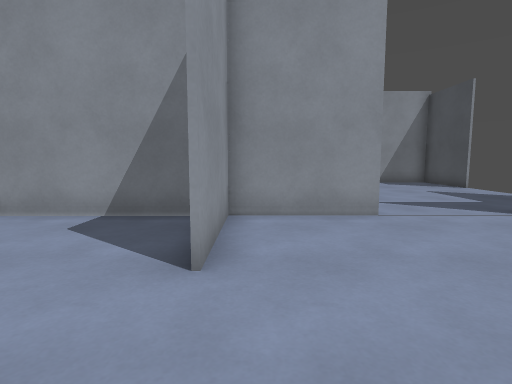
view 1 (above)

15 first-person views from a walk through a level from a Godot 3-D game. The camera is 1.2 m above the floor, tilts 6° down and sees 80° across. Doors that lead somewhere are drawn open, without their leaves. The floor is counted in squares, 1 m on a side. Each view is taken from the middle of a square. On the plan, view 1 faces up. The plan holds only what a view shows up to about 13 squares ahead; the rest is blank. The place goes on beyond the plan. Surface patterns are stand-ins for the level's own textures.

view 2
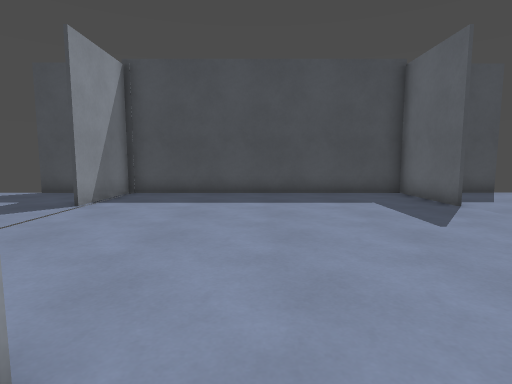

view 3
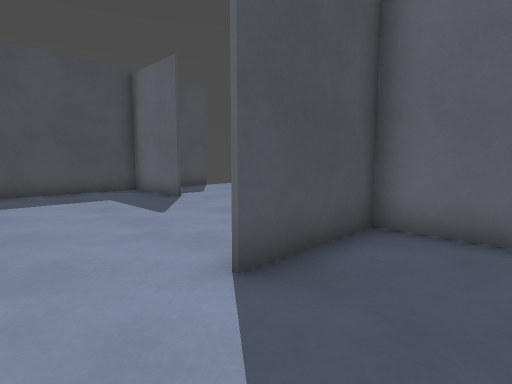

view 4
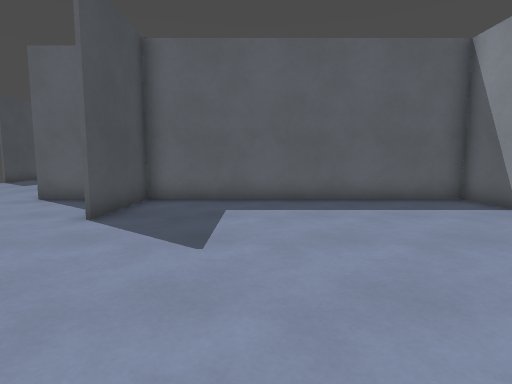

view 5
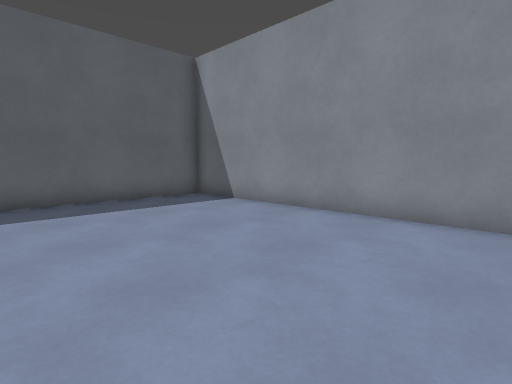

view 6
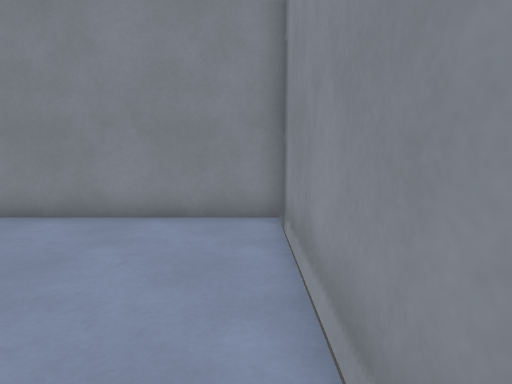

view 7
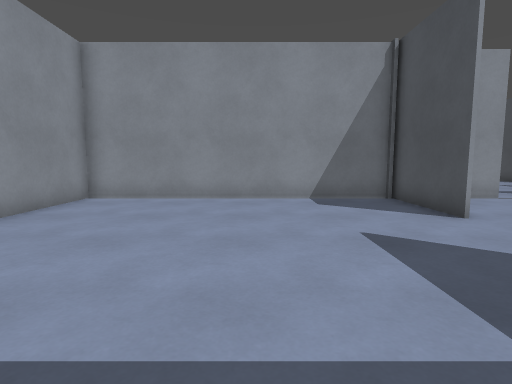

view 8
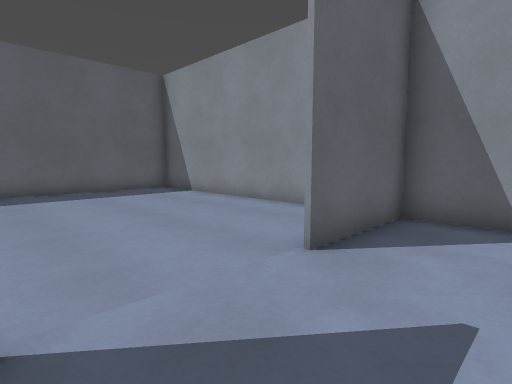

view 9
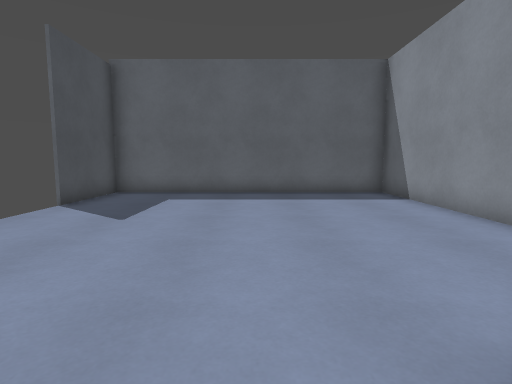

view 10
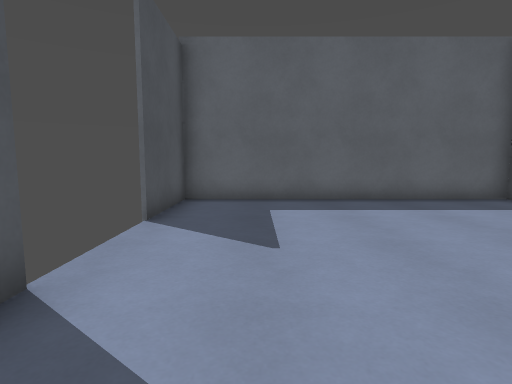

view 11
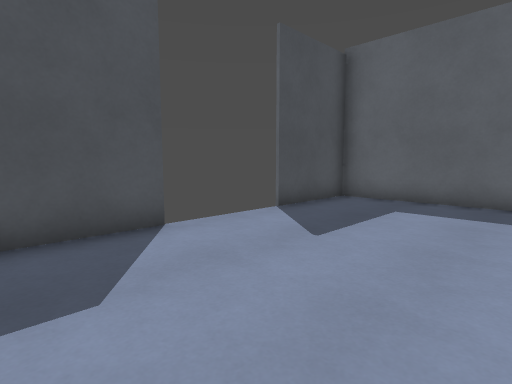

view 12
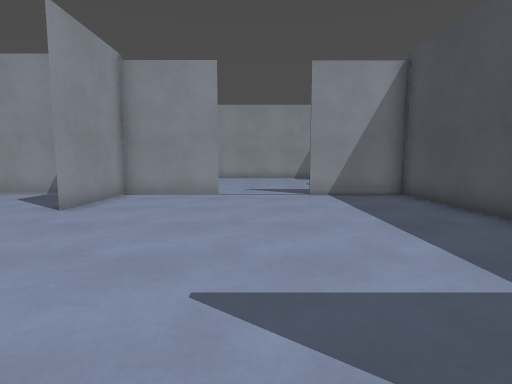

view 13
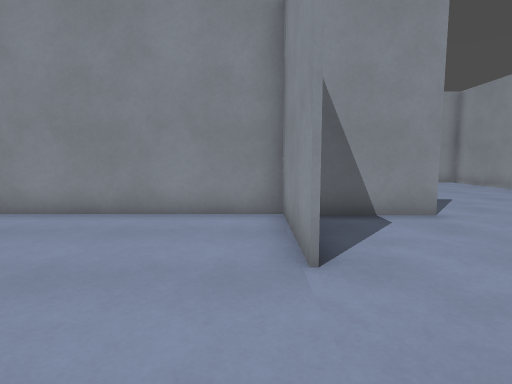

view 14
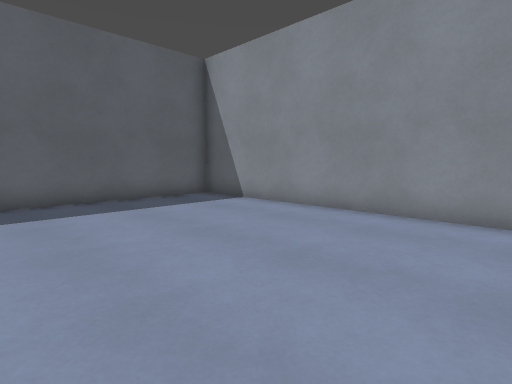

view 15
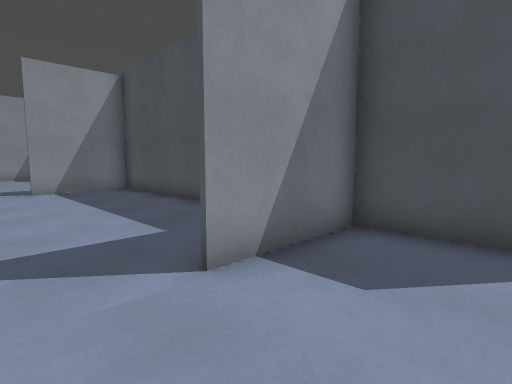

### Floor plan
Points are (right, up) in squares from view 1. A wall is a line through its corners. A room is listed if a view was taken in it or the views show most of it. See-through windows are left out.
Room 1 (views 1, 8, 9)
walls: (2.8, 6.6) (-0.7, 6.6) (-0.7, 3.1); (-0.7, 0) (-0.7, -3); (5.9, -3.3) (9.1, -3.3); (9.1, -2.9) (9.1, 6.6) (5.9, 6.6); (-0.9, -3.3) (2.8, -3.3)
ways out: open door at (-1, 1.5) to room 2; open door at (4.5, -3) to room 3; open door at (4.5, 7)
Room 2 (views 2, 3, 4, 5, 6, 7)
walls: (-0.7, 3.1) (-0.7, 6.6) (-10.3, 6.6) (-10.3, -3.3) (-0.9, -3.3); (-0.7, -3.4) (-0.7, 0)
ways out: open door at (-1, 1.5) to room 1
Room 3 (views 10, 11, 12, 13, 14, 15)
walls: (2.8, -3.4) (-0.7, -3.4); (9.1, -6.9) (9.1, -2.9); (-0.7, -3) (-0.7, -13.3) (9.1, -13.3) (9.1, -10); (9.2, -3.4) (5.9, -3.4)
ways out: open door at (4.5, -3) to room 1; open door at (9, -8)

Positions as (right, up) in squares from view 1, and headings:
1: (0, 0), facing up
2: (-2, 2), facing right
3: (-3, 2), facing down-right
4: (-4, 6), facing down
5: (-4, 6), facing down-left
6: (-4, 6), facing left
7: (-5, -3), facing up
8: (6, -1), facing down-left
9: (4, -2), facing down
10: (7, -4), facing down
11: (4, -4), facing down-right
12: (4, -4), facing up
13: (6, -4), facing left
14: (6, -4), facing down-left
15: (4, -6), facing up-right
